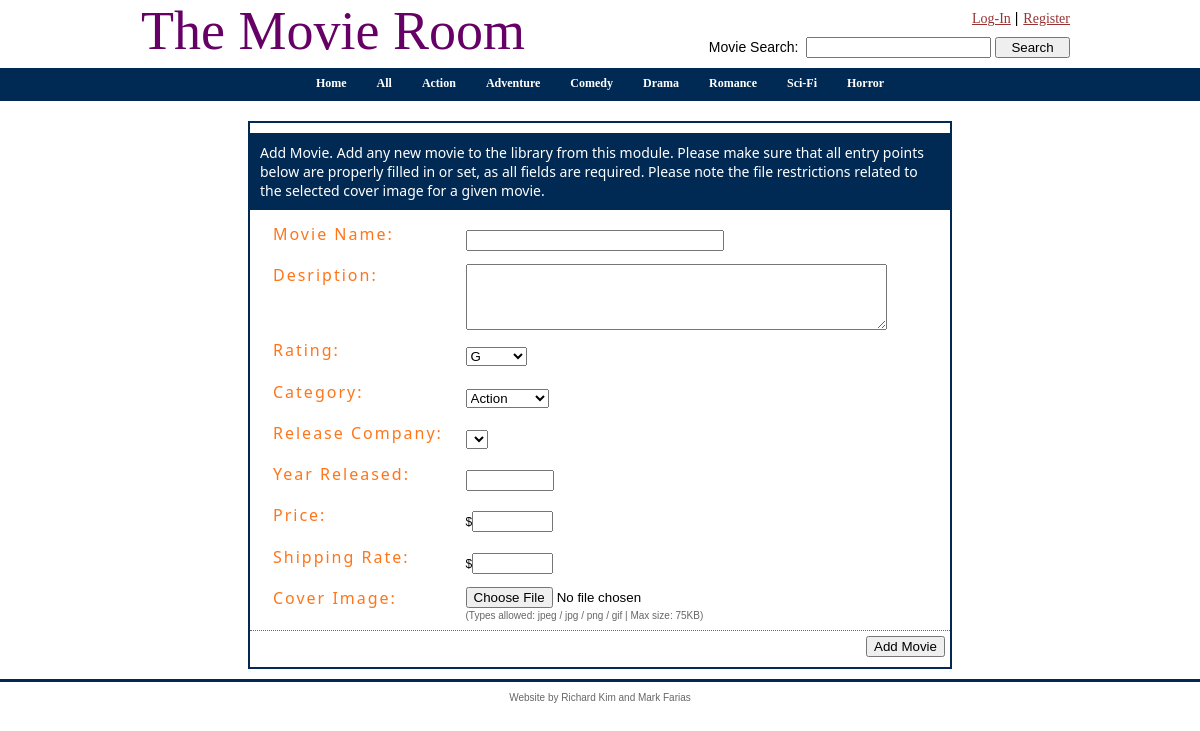
The app's page /project/add_movie.php with its own data.
### project/add_movie.php (the view, shortened to what this page needs)
<?php
	include 'templates/header.php';
	$selectcategoriesquery = "SELECT * FROM Categories";
	$selectratingsquery = "SELECT * FROM MovieRatings";
?>
	<form enctype="multipart/form-data" method="post" action="store_movie.php">
		<div id="dialog_entry" class="center" style="width: 700px">
			<div class="row_solid_background">
				<p class="font_label view">
					Add Movie. Add any new movie to the library from this module. Please make sure that all entry points below are properly filled in or set, as all fields
					are required. Please note the file restrictions related to the selected cover image for a given movie.
				</p>
			</div>
			<div style="margin-top: 5px;" class="border_grey center">
				<div style="width: 660px" class="center">
					<table cellspacing="0" cellpadding="3" width="100%">
						<tr>
							<td><h2>Movie Name:</h2></td><td><input type="text" maxlength="50" class="column_field_large" name="MovieName" /></td>
						</tr>
						<tr>
							<td valign="top"><h2>Desription:</h2></td><td><textarea rows="4" cols="50" name="Description"></textarea></td>
						</tr>
						<tr>
							<td><h2>Rating:</h2></td>
							<td>
								<select name="Rating">
								<?php
									$option = "";
									$ratings = mysqli_query($connection, $selectratingsquery);
									while($rating = mysqli_fetch_assoc($ratings)) {
										$option .= '<option value="' . $rating["RatingId"] . '">' . $rating["RatingName"] . '</option>';
									}
									echo $option;
								?>
								</select>
							</td>
						</tr>
						<tr>
							<td><h2>Category:</h2></td>
							<td>
								<select name="Category">
								<?php
									$option = "";
									$categories = mysqli_query($connection, $selectcategoriesquery);
									while($category = mysqli_fetch_assoc($categories)) {
										$option .= '<option value="' . $category['CategoryId'] . '">' . $category['CategoryName'] . '</option>';
									}
									echo $option;
								?>
								</select>
							</td>
						</tr>
						<tr>
							<td><h2>Release Company:</h2></td>
							<td>
								<select name="ReleaseCompany">
								</select>
							</td>
						</tr>
						<tr>
							<td><h2>Year Released:</h2></td><td><input type="text" name="ReleaseYear" maxlength="4" class="column_field_small" /></td>
						</tr>
						<tr>
							<td><h2>Price:</h2></td><td>$<input type="text" name="Price" maxlength="5" size="7" /></td>
						</tr>
						<tr>
							<td><h2>Shipping Rate:</h2></td><td>$<input type="text" name="Shipping" maxlength="5" size="7" /></td>
						</tr>
						<tr>
							<td valign="top"><h2>Cover Image:</h2></td>
							<td>
								<input name="CoverImage" type="file" /><br />
								<span class="font_disclaimer">(Types allowed: jpeg / jpg / png / gif | Max size: 75KB)</span>
							</td>
						</tr>
					</table>
				</div>
			</div>
			<div style="margin-top: 5px; text-align:right; width: 100%; padding-bottom: 10px">
				<div class="float_right" style="margin-right: 5px">
					<input type="submit" value="Add Movie" />
				</div>
			</div>
		</div>
	</form>
<?php
	include 'templates/footer.php';
?>

### project/templates/header.php (shortened to what this page needs)
<!DOCTYPE html PUBLIC "-//W3C//DTD XHTML 1.0 Strict//EN" "http://www.w3.org/TR/xhtml1/DTD/xhtml1-strict.dtd">
<?php
	$connection = @mysqli_connect("helios.ite.gmu.edu", "mfarias", "GoldRush?49", "mfarias");
?>
<html xmlns="http://www.w3.org/1999/xhtml">
	<head>
		<link rel="stylesheet" href="./css/style.css" type="text/css" />
	</head>
	<body>
		<div id="header_outer">
			<div id="header_inner">
				<?php
					$links = "";
					if (empty($_SESSION[SESSION_USER])) {
						$links .= '<p><a class="header_link" href="login.php">Log-In</a>&nbsp;|';
						$links .= '<a class="header_link" href="register.php">Register</a></p>';
					}
					else {
						$links .= '<p><span class="username">Welcome, '.$_SESSION[SESSION_USERS_NAME]. '</span>&nbsp;|';
						$links .= '<a class="header_link" href="logout.php">Log-Out</a>&nbsp;|';
						$links .= '<a class="header_link" href="accountinfo.php">Account</a></p>';
					}
				?>
				<div>
					<div id="title">
						<h3>The Movie Room</h3>
					</div>
					<div id="linksandsearch">
						<div>
							<?php
								echo $links;
							?>
						</div>
						<div>
							<form method="get" action="search.php">
								<p>Movie Search:&nbsp;
								<input type="text" name="search" <?php if (!empty($_GET[PARAM_SEARCH])) { echo 'value="'.$_GET[PARAM_SEARCH].'"'; } ?>/>
								<input class="button" type="submit" value="Search" /></p>
							</form>
						</div>
					</div>
				</div>
			</div>
		</div>
		<div id="menu_outer">
			<div id="menu_inner">
				<ul>
					<?php
						echo '<li><a href="index.php">Home</a></li>'.PHP_EOL;
						if(!empty($_GET[PARAM_GENRE]) && ($_GET[PARAM_GENRE] == "a")) {
							echo '<li class="active"><a href="index.php&#63;genre&#61;a">All</a></li>'.PHP_EOL;
						}
						else {
							echo '<li><a href="index.php&#63;genre&#61;a">All</a></li>'.PHP_EOL;
						}
						$menu = "";
						$categories = mysqli_query($connection, "SELECT * FROM Categories");
						while($category = mysqli_fetch_row($categories)) {
							if(!empty($_GET[PARAM_GENRE]) && ($_GET[PARAM_GENRE] == $category[CATEGORIES_ID])) {
								$menu .= '<li class="active"><a href="index.php&#63;genre&#61;' . $category[CATEGORIES_ID] . '">' . $category[CATEGORIES_NAME] . '</a></li>'.PHP_EOL;
							}
							else {
								$menu .= '<li><a href="index.php&#63;genre&#61;' . $category[CATEGORIES_ID] . '">' . $category[CATEGORIES_NAME] . '</a></li>'.PHP_EOL;
							}
						}
						echo $menu;
					?>
				</ul>
			</div>
		</div>
		<div id="content_outer">
			<div id="content_inner">

### project/templates/footer.php (shortened to what this page needs)
			</div>
		</div>
		<div id="footer">
			<p class="font_disclaimer">Website by Richard Kim and Mark Farias</p>
		</div>
	</body>
</html>

### project/css/style.css (style rules this page uses)
body { background-color: #fff; color: black; font-family: sans-serif; font-size: 12px; height: 100%; margin: 0px; }
h2 { font-family: 'Segoe UI', Verdana; font-size: 16px; font-weight: normal; color: #FF7519; letter-spacing: 2px; margin-top: 0px; }
h3 { font-family: 'Segoe UI Light', Verdana; font-size: 54px; font-weight: normal; color: #660066; margin: 0px !important; padding: 0px !important; }
a:link, a:active, a:visited { font-family: Verdana; text-decoration: underline; color: #993333; }
p { font-size: 14px; margin-top: 10px; margin-bottom: 10px; }
.button { width: 75px; }
.border_grey { border-bottom-style: dotted; border-bottom-width: 1px; border-bottom-color: #666666; padding-bottom: 5px; }
.center { margin-left: auto; margin-right: auto; }
.column_field_small { width: 80px; }
.column_field_large { width: 250px; }
.float_right { float: right; }
.font_disclaimer { font-size: 10px; color: #666666; }
.font_label { font-family: 'Segoe UI', Verdana; }
.header_link { padding-left: 5px; }
.row_solid_background { background-color: #002953; color: #ffffff; width: 100%; }
.view { padding: 10px; }
#content_outer { background-color: white; margin-top: 4px; height: 100%; width: 100%; border-bottom-style: solid; border-bottom-width: 3px; border-bottom-color: #002953; }
#content_inner { width: 950px; margin-left: auto; margin-right: auto; padding-bottom: 10px; }
#dialog_entry { border-style: solid; border-width: 2px; border-color: #002953; }
#footer { width: 100%; text-align: center; }
#header_outer { width: 100%; text-align: right; }
#header_inner { margin-left: auto; margin-right: auto; width: 950px; }
#menu_outer { background-color: #002953; width: 100%; }
#menu_inner { margin-left: auto; margin-right: auto; text-align: center; }
#linksandsearch { float: right; margin-right: 5px; margin-top: 0px; }
#title { float: left; width: 400px; }
#menu_inner ul { background-color: #002953; display: inline-block; font-size: 12px; font-weight: bold; height: 30px; width: auto; list-style-type: none; margin:0; padding:0; position: relative; text-align: center; }
#menu_inner li { display: block; float: left; margin: 0; padding: 0; }
#menu_inner li a { display: block; float: left; font-weight: bold; color: white; text-decoration: none; padding: 8px 15px 0 15px; }

### records on screen
categories: CategoryName "Action"
categories: CategoryName "Adventure"
categories: CategoryName "Comedy"
categories: CategoryName "Drama"
categories: CategoryName "Romance"
categories: CategoryName "Sci-Fi"
categories: CategoryName "Horror"

### other values on screen
form field Rating "G"
form field Category "Action"
